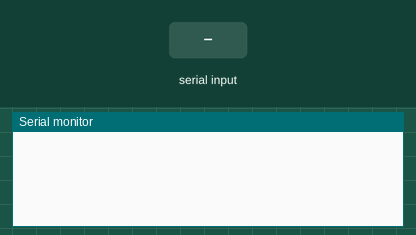
This sketch was run on a simulated Arduino Uno, built with avr-gcc and run on an emulated ATmega328P. On the bench: the last lines printed to the serial monitor. Inputs (shaded band) come from the test bench.

Above: at 1.2 s.
1.3 s: "a" received over Serial
At 1.8 s:
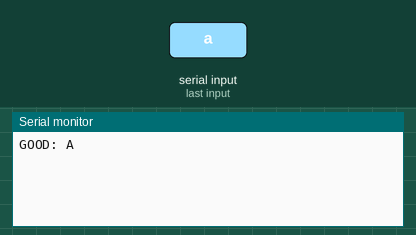
2.8 s: "b" received over Serial
At 4.1 s:
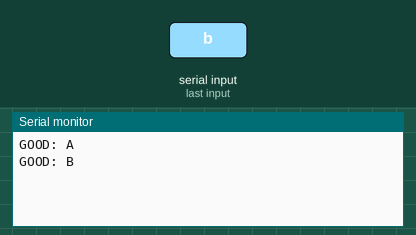

The sketch:

py_ard4.ino
```cpp
char cmd;
void setup() {
  Serial.begin(9600);}
void loop() {
  if (Serial.available()) {
    cmd = Serial.read();
    if(cmd=='a'){
      Serial.println("GOOD: A");
      delay(100);
    }
    else if (cmd=='b'){
      Serial.println("GOOD: B");
      delay(100);
    }
   }
}
```

Measured:
- after the input at 1.3 s, the serial monitor: prints a new line at once (image 1)
- after the input at 2.8 s, the serial monitor: prints a new line at once (image 2)
